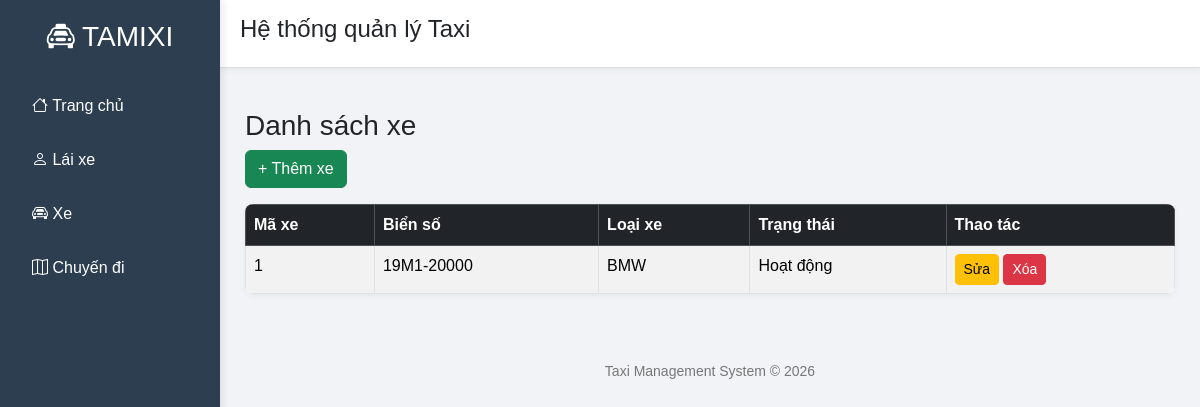
The page /cars on the database as committed earlier.
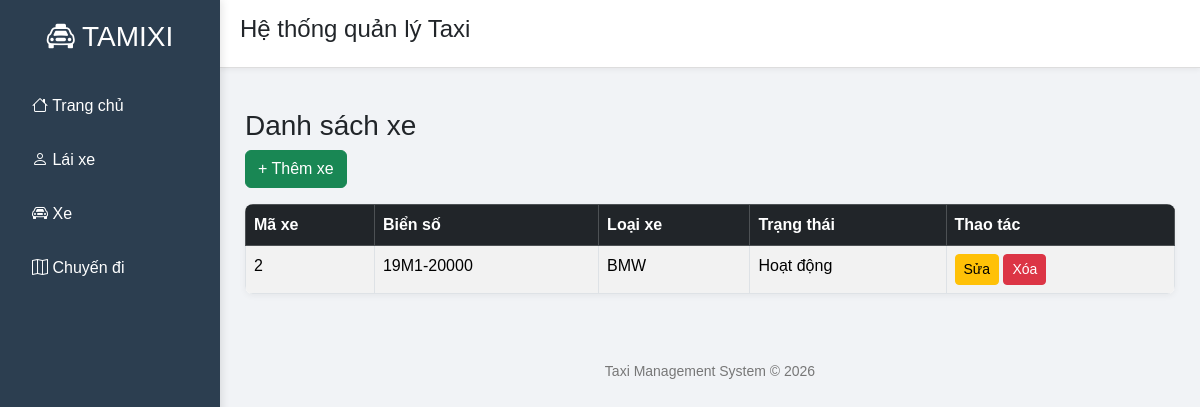
The same page on the database as committed later.
### tables this page shows
CREATE TABLE Cars (
    car_id INTEGER PRIMARY KEY AUTOINCREMENT,
    plate_number TEXT NOT NULL,
    car_model TEXT,
    status TEXT
);

### app.py (the view)
@app.route("/cars")
def cars():
    conn = get_db()
    cursor = conn.cursor()
    cursor.execute("SELECT * FROM Cars")
    cars = cursor.fetchall()
    conn.close()
    return render_template("cars.html", cars=cars)

### app.py (called while the page is built)
def get_db():
    conn = sqlite3.connect("taxi.db")
    conn.row_factory = sqlite3.Row
    return conn

### templates/cars.html (shortened to what this page needs)
{% extends "layout.html" %}
{% block content %}
<h3>Danh sách xe</h3>
<a href="/add_car" class="btn btn-success mb-3">+ Thêm xe</a>
<table class="table table-bordered table-striped table-hover">
    <thead class="table-dark">
        <tr>
                <th>Mã xe</th>
                <th>Biển số</th>
                <th>Loại xe</th>
                <th>Trạng thái</th>
                <th>Thao tác</th>
        </tr>
    </thead>
{% for c in cars %}
<tr>
<td>{{c.car_id}}</td>
<td>{{c.plate_number}}</td>
<td>{{c.car_model}}</td>
<td>{{c.status}}</td>
<td>
<a href="/edit_car/{{c.car_id}}" class="btn btn-warning btn-sm">Sửa</a>
<a href="/delete_car/{{c.car_id}}" class="btn btn-danger btn-sm">Xóa</a>
</td>
</tr>
{% endfor %}
</table>
{% endblock %}

Rows that differ between the two databases and show on the page:
removed Cars: car_id "1", plate_number "19M1-20000", car_model "BMW", status "Hoạt động"
added Cars: car_id "2", plate_number "19M1-20000", car_model "BMW", status "Hoạt động"
